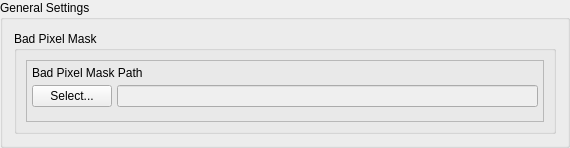
         <widget class="QGroupBox" name="groupBox_2">
          <property name="minimumSize">
           <size>
            <width>570</width>
            <height>148</height>
           </size>
          </property>
          <property name="maximumSize">
           <size>
            <width>570</width>
            <height>148</height>
           </size>
          </property>
          <property name="title">
           <string>General Settings</string>
          </property>
          <layout class="QVBoxLayout" name="verticalLayout_17">
           <item>
            <widget class="QGroupBox" name="groupBox_15">
             <property name="title">
              <string>Bad Pixel Mask</string>
             </property>
             <layout class="QVBoxLayout" name="verticalLayout_16">
              <item>
               <widget class="QFrame" name="frame_9">
                <property name="frameShape">
                 <enum>QFrame::StyledPanel</enum>
                </property>
                <property name="frameShadow">
                 <enum>QFrame::Raised</enum>
                </property>
                <layout class="QFormLayout" name="formLayout_5">
                 <property name="horizontalSpacing">
                  <number>5</number>
                 </property>
                 <property name="verticalSpacing">
                  <number>5</number>
                 </property>
                 <property name="leftMargin">
                  <number>5</number>
                 </property>
                 <property name="topMargin">
                  <number>5</number>
                 </property>
                 <property name="rightMargin">
                  <number>5</number>
                 </property>
                 <property name="bottomMargin">
                  <number>5</number>
                 </property>
                 <item row="0" column="0" colspan="2">
                  <widget class="QLabel" name="label_17">
                   <property name="text">
                    <string>Bad Pixel Mask Path</string>
                   </property>
                  </widget>
                 </item>
                 <item row="1" column="0">
                  <widget class="QPushButton" name="selectPixelMaskFileButton">
                   <property name="text">
                    <string>Select...</string>
                   </property>
                  </widget>
                 </item>
                 <item row="1" column="1">
                  <widget class="QLineEdit" name="pixelMaskFilePath">
                   <property name="enabled">
                    <bool>false</bool>
                   </property>
                  </widget>
                 </item>
                </layout>
               </widget>
              </item>
             </layout>
            </widget>
           </item>
          </layout>
         </widget>
